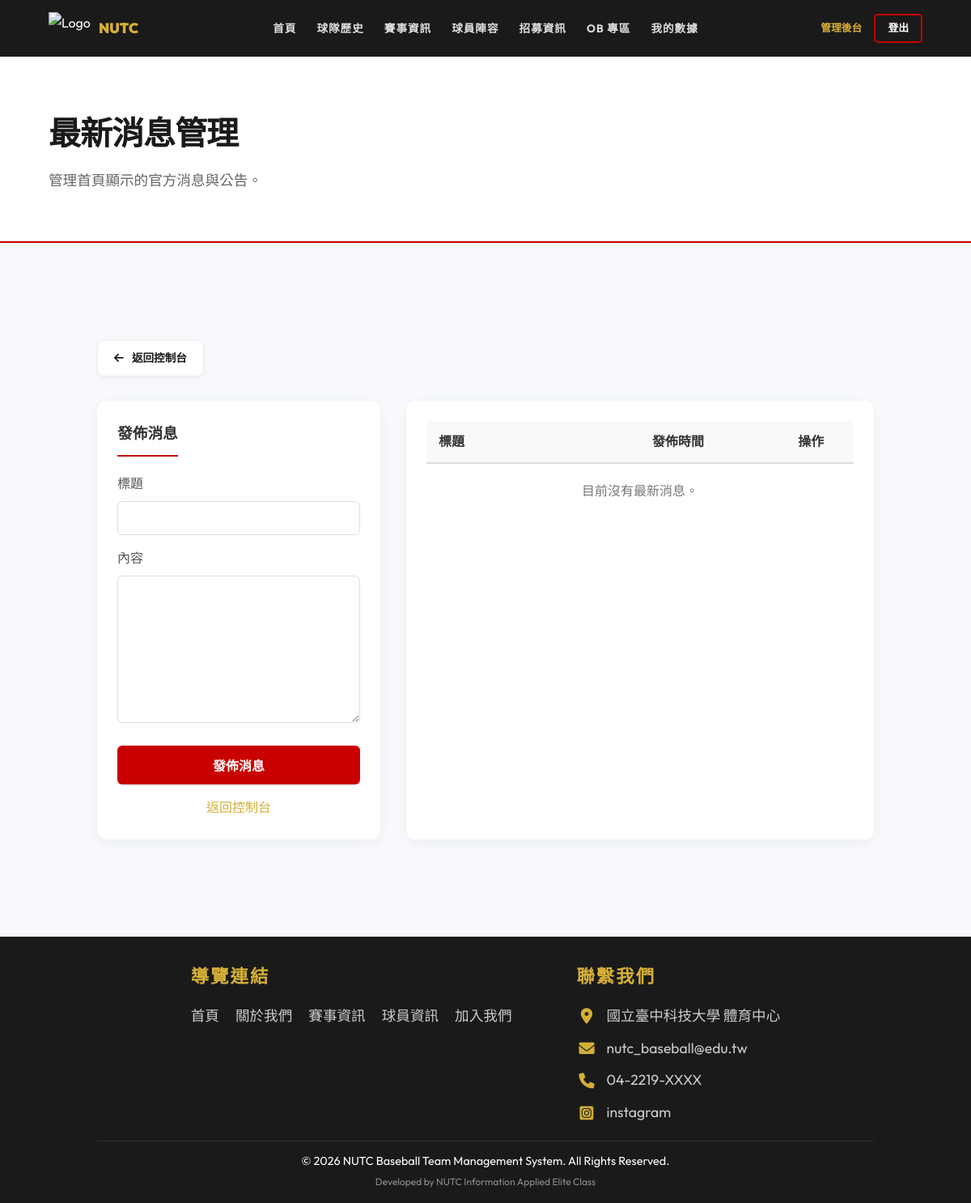
Before: /admin_news.php (signed in) with the older database file.
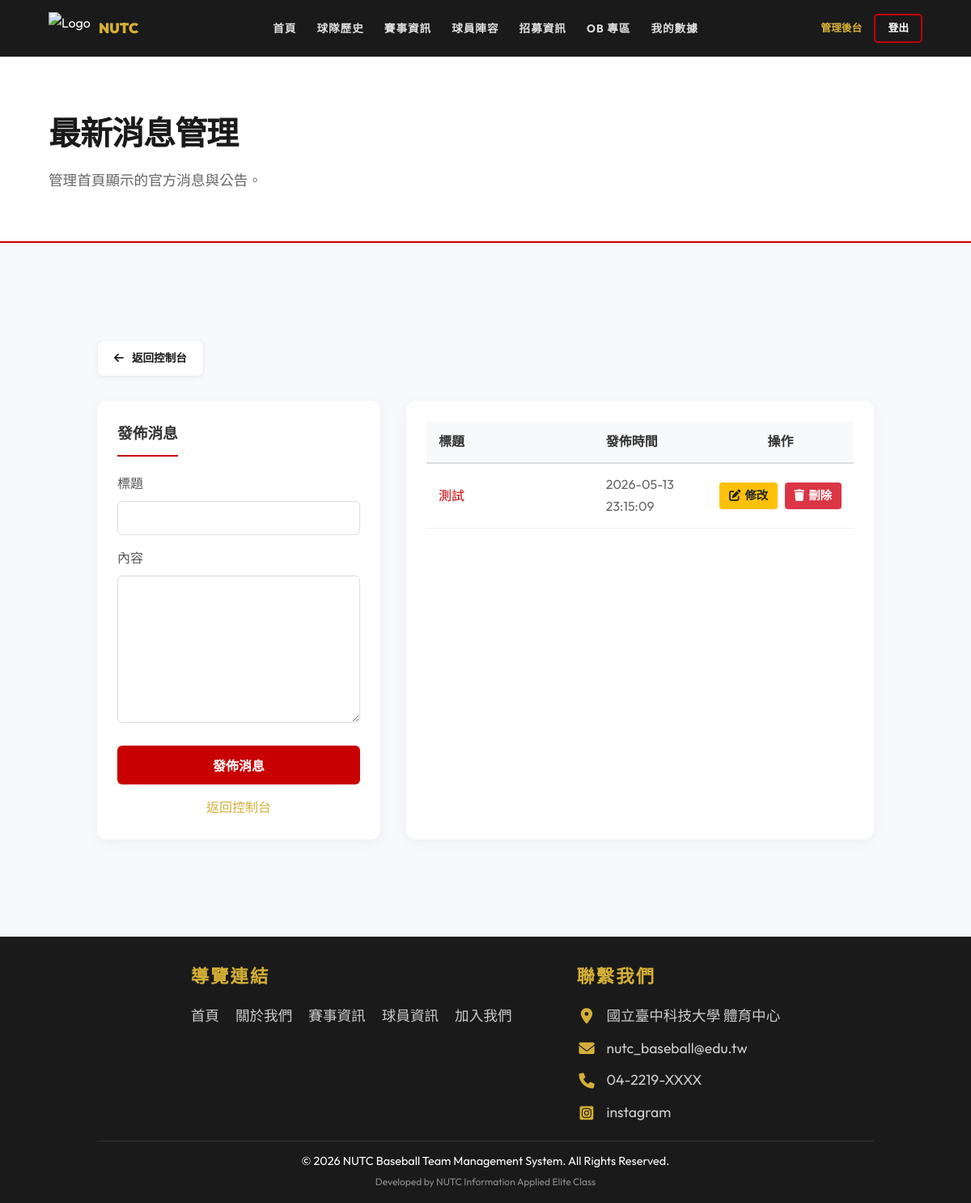
After: the same page with the newer database file.
### tables this page shows
CREATE TABLE `contact_us` (
  `id` int(11) NOT NULL,
  `icon_class` varchar(50) NOT NULL,
  `content_text` varchar(255) NOT NULL
);

CREATE TABLE `news` (
  `news_id` int(11) NOT NULL COMMENT '消息識別碼',
  `title` varchar(200) NOT NULL COMMENT '消息標題',
  `content` text NOT NULL COMMENT '消息內容',
  `created_at` datetime DEFAULT current_timestamp() COMMENT '發布時間'
);

### includes/Database.php (called while the page is built, shortened)
<?php
class Database {
    private $pdo;
    public function __construct() {
        $host = '127.0.0.1';
        $db   = 'baseball_web';
        $user = 'root';
        $pass = '';
        $charset = 'utf8mb4';
        $dsn = "mysql:host=$host;port=3306;dbname=$db;charset=$charset";
        $options = [
            PDO::ATTR_ERRMODE            => PDO::ERRMODE_EXCEPTION,
            PDO::ATTR_DEFAULT_FETCH_MODE => PDO::FETCH_ASSOC,
            PDO::ATTR_EMULATE_PREPARES   => false,
        ];
        try {
            $this->pdo = new PDO($dsn, $user, $pass, $options);
        } catch (\PDOException $e) {
            throw new \PDOException($e->getMessage(), (int)$e->getCode());
        }
    }
    public function getAll($table) {
        $stmt = $this->pdo->query("SELECT * FROM `$table`");
        return $stmt->fetchAll();
    }
}

### includes/config.php (called while the page is built, shortened)
<?php
require_once 'Database.php';
$db = new Database();

### admin_news.php (the view, shortened to what the changed rows need)
<?php
require_once 'includes/header.php';
$newsRecords = $db->getAll('news');
usort($newsRecords, function($a, $b) {
    return strtotime($b['created_at']) - strtotime($a['created_at']);
});
?>
<div class="page-header">
    <h1>最新消息管理</h1>
</div>
<section>
    <div class="container">
        <div class="admin-players-layout" style="display: grid; grid-template-columns: 350px 1fr; gap: 2rem;">
            <div class="admin-list-card" style="background: white; border-radius: 12px; padding: 25px; box-shadow: 0 4px 15px rgba(0,0,0,0.05); overflow-x: auto;">
                <table class="admin-table" style="width: 100%; border-collapse: collapse;">
                    <thead>
                        <tr style="background: #f8f9fa; border-bottom: 2px solid #ddd;">
                            <th style="padding: 12px 15px; text-align: left; color: #333; width: 50%;">標題</th>
                            <th style="padding: 12px 15px; text-align: left; color: #333; width: 30%;">發佈時間</th>
                            <th style="padding: 12px 15px; text-align: center; color: #333; width: 20%;">操作</th>
                        </tr>
                    </thead>
                    <tbody>
                        <?php if (empty($newsRecords)): ?>
                        <tr>
                            <td colspan="3" style="padding: 20px; text-align: center; color: #777;">目前沒有最新消息。</td>
                        </tr>
                        <?php else: ?>
                            <?php foreach ($newsRecords as $news): ?>
                                <tr style="border-bottom: 1px solid #eee; transition: background 0.3s;">
                                    <td style="padding: 12px 15px; font-weight: 500; color: var(--primary);"><?= htmlspecialchars($news['title']) ?></td>
                                    <td style="padding: 12px 15px; color: #666;"><?= htmlspecialchars($news['created_at']) ?></td>
                                    <td style="padding: 12px 15px; text-align: center; white-space: nowrap;">
                                        <a href="admin_news.php?edit_id=<?= $news['news_id'] ?>" class="admin-action-btn admin-btn-edit"><i class="fas fa-edit"></i> 修改</a>
                                        <form method="POST" style="display: inline;" onsubmit="return confirm('確定要刪除這則消息嗎？')">
                                            <button type="submit" name="delete" class="admin-action-btn admin-btn-delete"><i class="fas fa-trash"></i> 刪除</button>
                                        </form>
                                    </td>
                                </tr>
                            <?php endforeach; ?>
                        <?php endif; ?>
                    </tbody>
                </table>
            </div>
        </div>
    </div>
</section>
<?php require_once 'includes/footer.php'; ?>

### includes/footer.php (shortened to what the changed rows need)
<?php
$contactInfos = $db->getAll('contact_us');
?>
<footer>
    <div class="footer-content" style="display: flex; justify-content: center; align-items: flex-start; gap: 80px; max-width: 900px; margin: 0 auto; margin-bottom: 20px;">
        <div class="footer-section">
            <div style="display: flex; flex-direction: column; gap: 10px;">
                <?php if (empty($contactInfos)): ?>
                    <p style="color: #888;">尚未設定聯絡資訊</p>
                <?php else: ?>
                    <?php foreach ($contactInfos as $c): ?>
                        <p style="margin: 0; font-size: 1.1rem; color: #ccc; display: flex; align-items: center; gap: 12px;">
                            <i class="<?= htmlspecialchars($c['icon_class']) ?>" style="color: var(--secondary); font-size: 1.2rem; width: 25px; text-align: center;"></i>
                            <span><?= htmlspecialchars($c['content_text']) ?></span>
                        </p>
                    <?php endforeach; ?>
                <?php endif; ?>
            </div>
        </div>
    </div>
</footer>
</body>
</html>

Changed rows visible on the page:
added news: title "測試", created_at "2026-05-13 23:15:09"
Other visible differences:
text no longer shown: "目前沒有最新消息。"
